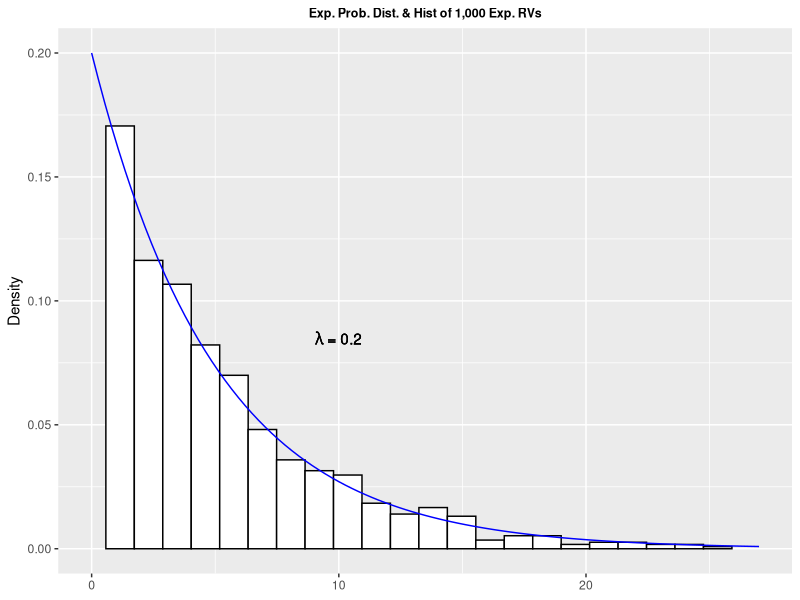
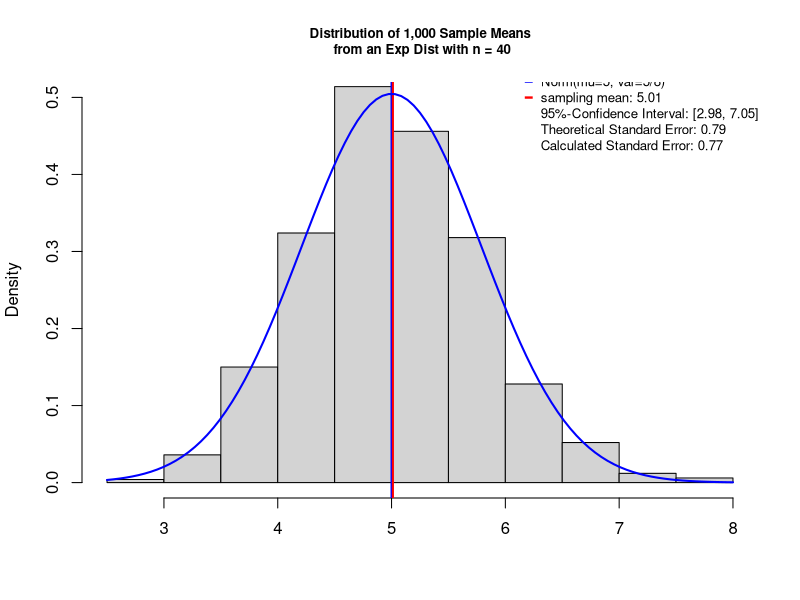
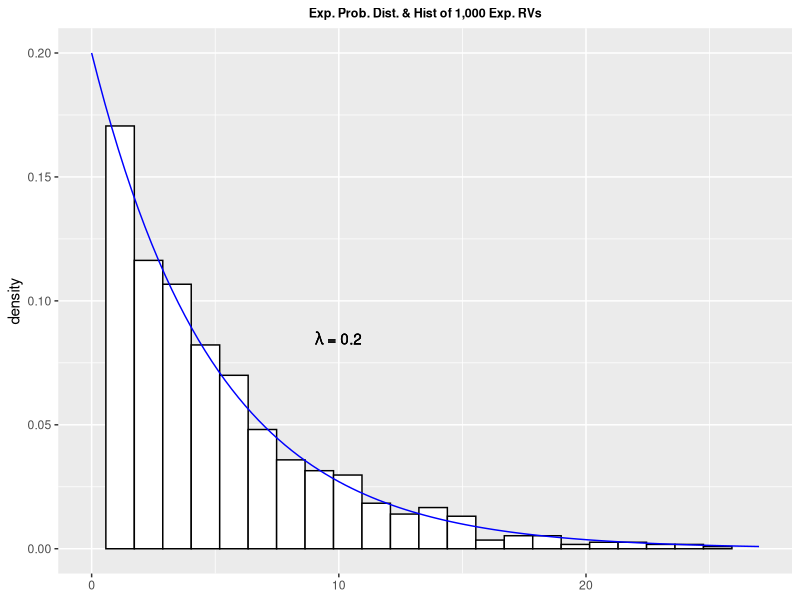
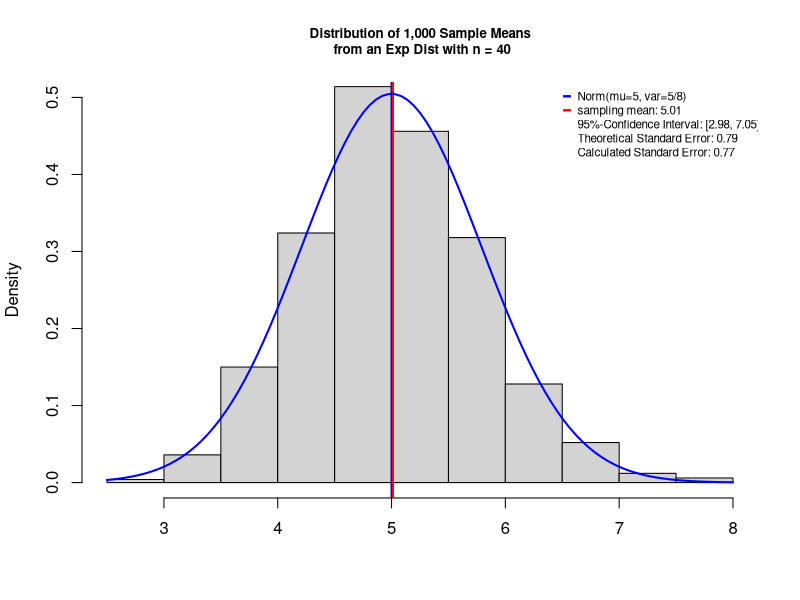

Here is the R script that generated these plots, in order:
## ---- chunk 1
knitr::opts_chunk$set(echo = TRUE)
## ---- chunk 2
library(ggplot2)

set.seed(1234)
## get value of the 99.5th percentile 
xmax <- qexp(0.999, rate=0.2)

## choose equally spaced x-values
xvals <- seq(0, xmax, length=1000)

# create a data frame with 1000 randomly
# generated exponential values to plot
# with the 
expdist <- data.frame(values=rexp(1000,rate=0.2))
g<-ggplot(expdist, aes(x=values)) + xlim(0,27)+
   geom_histogram(aes(y =..density..),
                  binwidth=xmax/30,
                  colour="black",
                  fill="white",
                  ) + 
  stat_function(fun = dexp, args = list(rate=0.2),colour="blue") +
  annotate(geom="text", x=10, y=0.085, 
           label=eval(lambda ~ "= 0.2"),
           color="black") +
  ggtitle("Exp. Prob. Dist. & Hist of 1,000 Exp. RVs") +
  labs(y="Density") +
  theme(plot.title = element_text(color='black',
                                   size=9,
                                   face="bold",
                                   hjust = 0.5),
        axis.title.x=element_blank())
                   
g


## ---- chunk 3

set.seed(123)
smu<-NULL
svar<-NULL
n=40
for (i in 1:1000){
  sample = rexp(n,rate = 0.2)
  cmu<-mean(sample)
  cvar<-var(sample)
  
  smu<-c(smu,cmu)
  svar<-c(svar,cvar)
}

hist(smu,prob=T, ylim=c(0,0.5),breaks=15,
     main = "Distribution of 1,000 Sample Means\n from an Exp Dist with n = 40",
     cex.main = .8,
     xlab = NULL)

samplingmu = mean(smu)
abline(v=5, col="blue",lwd=2)
abline(v = samplingmu, col="red",lwd=2)

curve(dnorm(x,mean=5, sd=5/sqrt(40)),col="blue", add=T,lwd=2)

conf.int<- samplingmu + c(-1,1)*qnorm(0.995)*5/sqrt(40)

legend("topright", 
  legend = c("Norm(mu=5, var=5/8)", 
             paste("sampling mean:",round(samplingmu,2)), 
             paste("95%-Confidence Interval: ",
                   "[",
                   round(conf.int[1],2),
                   ", ",
                   round(conf.int[2],2),"]"
                            ,sep=""),
             paste("Theoretical Standard Error: ",
                   round(5/sqrt(40),2),sep=""),
             paste("Calculated Standard Error: ",
                   round(sd(smu),2),sep="")),
  col = c("blue","red", "0","0","0"), 
  pch = "-", 
  bty = "n", 
  pt.cex = 2, 
  cex = .8, 
  text.col = "black", 
  horiz = F , 
  inset = c(-0.01, -.04)
  )
## ---- chunk 4
library(ggplot2)

set.seed(1234)
## get value of the 99.5th percentile 
xmax <- qexp(0.999, rate=0.2)

## choose equally spaced x-values
xvals <- seq(0, xmax, length=1000)

# create a data frame with 1000 randomly
# generated exponential values to plot
# with the 
expdist <- data.frame(values=rexp(1000,rate=0.2))
g<-ggplot(expdist, aes(x=values)) + xlim(0,27)+
   geom_histogram(aes(y =..density..),
                  binwidth=xmax/30,
                  colour="black",
                  fill="white",
                  ) + 
  stat_function(fun = dexp, args = list(rate=0.2),colour="blue") +
  annotate(geom="text", x=10, y=0.085, 
           label=eval(lambda ~ "= 0.2"),
           color="black") +
  ggtitle("Exp. Prob. Dist. & Hist of 1,000 Exp. RVs") +
  theme(plot.title = element_text(color='black',
                                   size=9,
                                   face="bold",
                                   hjust = 0.5),
        axis.title.x=element_blank())
                   
g


## ---- chunk 5

set.seed(123)
smu<-NULL
svar<-NULL
n=40
for (i in 1:1000){
  sample = rexp(n,rate = 0.2)
  cmu<-mean(sample)
  cvar<-var(sample)
  
  smu<-c(smu,cmu)
  svar<-c(svar,cvar)
}
# plot the histogram with output density instead of count 
hist(smu,prob=T, ylim=c(0,0.5),breaks=15,
     main = "Distribution of 1,000 Sample Means\n from an Exp Dist with n = 40",
     cex.main = .8,
     xlab = NULL)

# calculate the mean of the sample means
samplingmu = mean(smu)
abline(v=5, col="blue",lwd=2)
abline(v = samplingmu, col="red",lwd=2)

curve(dnorm(x,mean=5, sd=5/sqrt(40)),col="blue", add=T,lwd=2)

conf.int<- samplingmu + c(-1,1)*qnorm(0.995)*5/sqrt(40)

legend("topright", 
  legend = c("Norm(mu=5, var=5/8)", 
             paste("sampling mean:",round(samplingmu,2)), 
             paste("95%-Confidence Interval: ",
                   "[",
                   round(conf.int[1],2),
                   ", ",
                   round(conf.int[2],2),"]"
                            ,sep=""),
             paste("Theoretical Standard Error: ",
                   round(5/sqrt(40),2),sep=""),
             paste("Calculated Standard Error: ",
                   round(sd(smu),2),sep="")),
  col = c("blue","red", "0","0","0"), 
  pch = "-", 
  bty = "n", 
  pt.cex = 2, 
  cex = .7, 
  text.col = "black", 
  horiz = F , 
  inset = c(-0.01, 0)
  )
